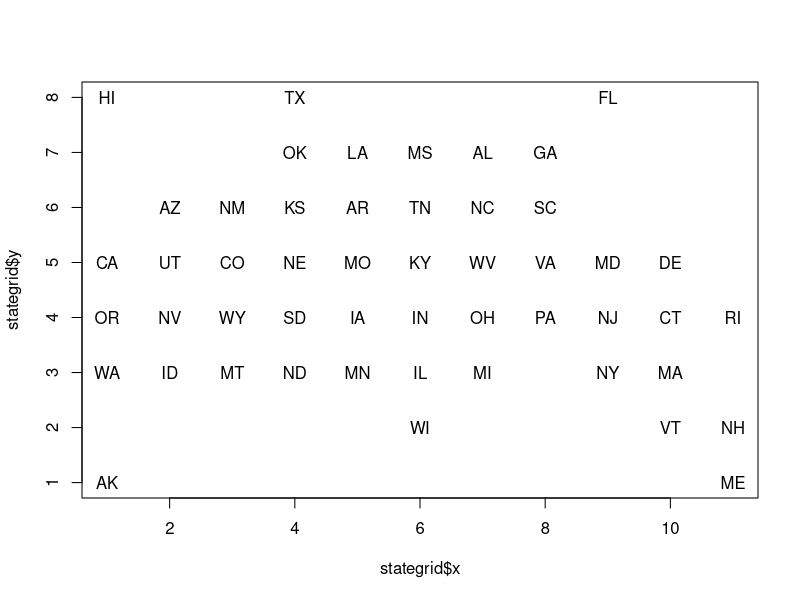

Source code (R):
# Load data ---------------------------
stategrid <- read.csv("state-grid/data/state-grid-coordinates.tsv", 
                      stringsAsFactors = FALSE, sep="\t")

# Plot data ---------------------------

# See what it looks like 
plot(stategrid$x, stategrid$y, type="n")
text(stategrid$x, stategrid$y, stategrid$state)

